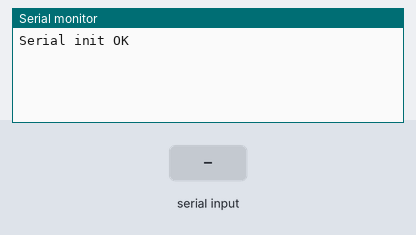
This sketch was run on a simulated Arduino Uno, built with avr-gcc and run on an emulated ATmega328P. Parts: the last lines printed to the serial monitor. The inputs (shaded band) are chosen by the test bench.

Above: at 1.2 s.
1.3 s: "1" received over the second serial link
At 2.5 s:
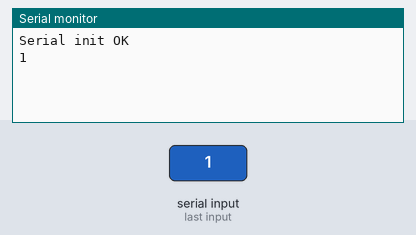
2.8 s: "0" received over the second serial link
At 3.8 s:
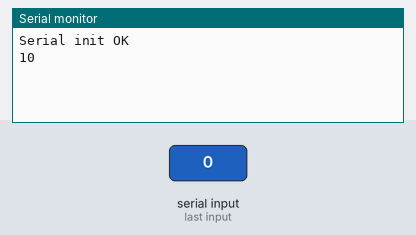

Measured:
- after the input at 1.3 s, the serial monitor: prints a new line at once (image 1)
- after the input at 2.8 s, the serial monitor: prints a new line at once (image 2)

The sketch:

USB-UART.ino
```cpp
#include <SoftwareSerial.h>
#define TX 2 // Желтый
#define RX 3 // Зеленый

SoftwareSerial softSerial(RX, TX);

void setup() {
  Serial.begin(9600);
  while (!Serial) {
    // ждём, пока не откроется монитор последовательного порта
    // для того, чтобы отследить все события в программе
  }
  Serial.print("Serial init OK\r\n");
  softSerial.begin(9600);
}

void loop() {
  if (softSerial.available()) {
    Serial.write(softSerial.read());
  }
  if (Serial.available()) {
    softSerial.write(Serial.read());
  }
}
```
